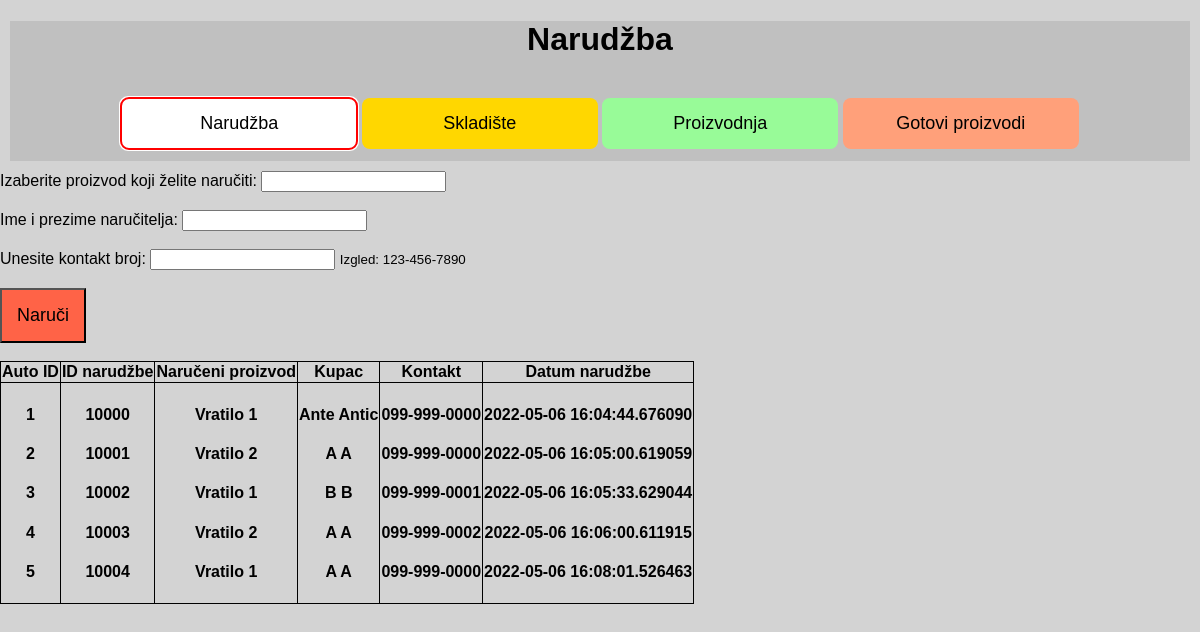
/order, run on the app's committed database.
### app.py (models this page shows, shortened)
class Order(db.Model):
    __tablename__ = "order"
    id = db.Column(
        db.Integer,
        primary_key=True,
    )
    order_id = db.Column(db.Integer)
    name = db.Column(db.String(500), nullable=False)
    buyer_name = db.Column(db.String(500), nullable=False)
    buyer_contact = db.Column(db.String(500), nullable=False)
    date_created = db.Column(db.DateTime, default=datetime.now)
    first_time = True

### app.py (the view)
@app.route("/order", methods=["POST", "GET"])
def order():
    global ID
    if Order.first_time:
        ID = Order().getLastOrderID()
        Order.first_time = False
    if request.method == "POST":
        product_name = request.form["product"]
        new_buyer_name = request.form["buyer_name"]
        new_buyer_contact = request.form["phone"]
        ID = ID + 1
        new_product = Order(
            name=product_name,
            buyer_name=new_buyer_name,
            buyer_contact=new_buyer_contact,
            order_id=ID,
        )
        try:
            db.session.add(new_product)
            db.session.commit()
            return redirect("/order")
        except all:
            return "Pojavio se problem! Pokušajte ponovno."
    else:
        product = Order.query.order_by(Order.date_created)
        return render_template("order.html", product=product)

### templates/order.html (shortened to what this page needs)
{% extends 'base.html' %}
{% block head %}
<link rel="stylesheet" href="{{ url_for('static', filename='css/order.css') }}">
{% endblock %}
{% block body %}
<div class="content">
    <h1 id="Naslov">Narudžba</h1>
    <br>
    <button class="btn btn-1" , onclick="window.location.href='/order'">Narudžba</button>
    <button class="btn btn-2" , onclick="window.location.href='/warehouse'">Skladište</button>
    <button class="btn btn-3" , onclick="window.location.href='/manufacturing'">Proizvodnja</button>
    <button class="btn btn-4" , onclick="window.location.href='/finishedproduct'">Gotovi proizvodi</button>
</div>
<div class="container">
    <form action="order" METHOD="POST">
        <label for="order">Izaberite proizvod koji želite naručiti:</label>
        <input list="products" name="product" id="product"><br><br>
        <label for="buyer">Ime i prezime naručitelja:</label>
        <input type="text" id="buyer_name" name="buyer_name"><br><br>
        <label for="phone">Unesite kontakt broj:</label>
        <input type="tel" id="phone" name="phone" pattern="[0-9]{3}-[0-9]{3}-[0-9]{4}" required>
        <small>Izgled: 123-456-7890</small><br><br>
        <input type="submit" value="Naruči" class="btn-secondary"><br><br>
    </form>
    <table>
        <tr>
            <th>Auto ID</th>
            <th>ID narudžbe</th>
            <th>Naručeni proizvod</th>
            <th>Kupac</th>
            <th>Kontakt</th>
            <th>Datum narudžbe</th>
        </tr>
        <tr>
            <th>
                {% for order in product %}
                <h4>
                    {{order.id}}
                </h4>
                {% endfor %}
            </th>
            <th>
                {% for order in product %}
                <h4>
                    {{order.order_id}}
                </h4>
                {% endfor %}
            </th>
            <th>
                {% for order in product %}
                <h4>
                    {{order.name}}
                </h4>
                {% endfor %}
            </th>
            <th>
                {% for order in product %}
                <h4>
                    {{order.buyer_name}}
                </h4>
                {% endfor %}
            </th>
            <th>
                {% for order in product %}
                <h4>
                    {{order.buyer_contact}}
                </h4>
                {% endfor %}
            </th>
            <th>
                {% for order in product %}
                <h4>
                    {{order.date_created}}
                </h4>
                {% endfor %}
            </th>
        </tr>
    </table>
</div>
{% endblock %}

### templates/base.html (shortened to what this page needs)
<!DOCTYPE html>
<html lang="en">
<head>
    <link rel="stylesheet" href="{{ url_for('static', filename='css/main.css') }}">
    {% block head %}{% endblock %}
</head>
<body>
    {% block body %}{% endblock %}
</body>
</html>

### static/css/main.css (style rules this page uses)
body { margin:0; font-family: sans-serif; background-color: lightgrey; }
.content { margin: 10px; background-color: silver; text-align: center; height: 140px; }
.btn { padding: 15px; font-size: large; border: none; width: 20%; border-radius: 8px; }
.btn-1 { background-color: skyblue; }
.btn-2 { background-color: gold; }
.btn-3 { background-color: palegreen; }
.btn-4 { background-color: lightsalmon; }

### static/css/order.css (style rules this page uses)
body { margin:0; font-family: sans-serif; background-color: lightgrey; }
.content { margin: 10px; background-color: silver; text-align: center; height: 140px; }
.btn { padding: 15px; font-size: large; border: none; width: 20%; border-radius: 8px; }
.btn-1 { background-color: white; border-color: red; outline: 50px auto red; }
.btn-2 { background-color: gold; }
.btn-3 { background-color: palegreen; }
.btn-4 { background-color: lightsalmon; }
.btn-secondary { background-color: tomato; padding: 15px; font-size: large; }

### templates/order.html (style rules this page uses)
table, th, td { border: 1px solid black; border-collapse: collapse; }

### data on the page
Order: id "1", order_id "10000", name "Vratilo 1", buyer_name "Ante Antic", buyer_contact "099-999-0000", date_created "2022-05-06 16:04:44.676090"
Order: id "2", order_id "10001", name "Vratilo 2", buyer_name "A A", buyer_contact "099-999-0000", date_created "2022-05-06 16:05:00.619059"
Order: id "3", order_id "10002", name "Vratilo 1", buyer_name "B B", buyer_contact "099-999-0001", date_created "2022-05-06 16:05:33.629044"
Order: id "4", order_id "10003", name "Vratilo 2", buyer_name "A A", buyer_contact "099-999-0002", date_created "2022-05-06 16:06:00.611915"
Order: id "5", order_id "10004", name "Vratilo 1", buyer_name "A A", buyer_contact "099-999-0000", date_created "2022-05-06 16:08:01.526463"
